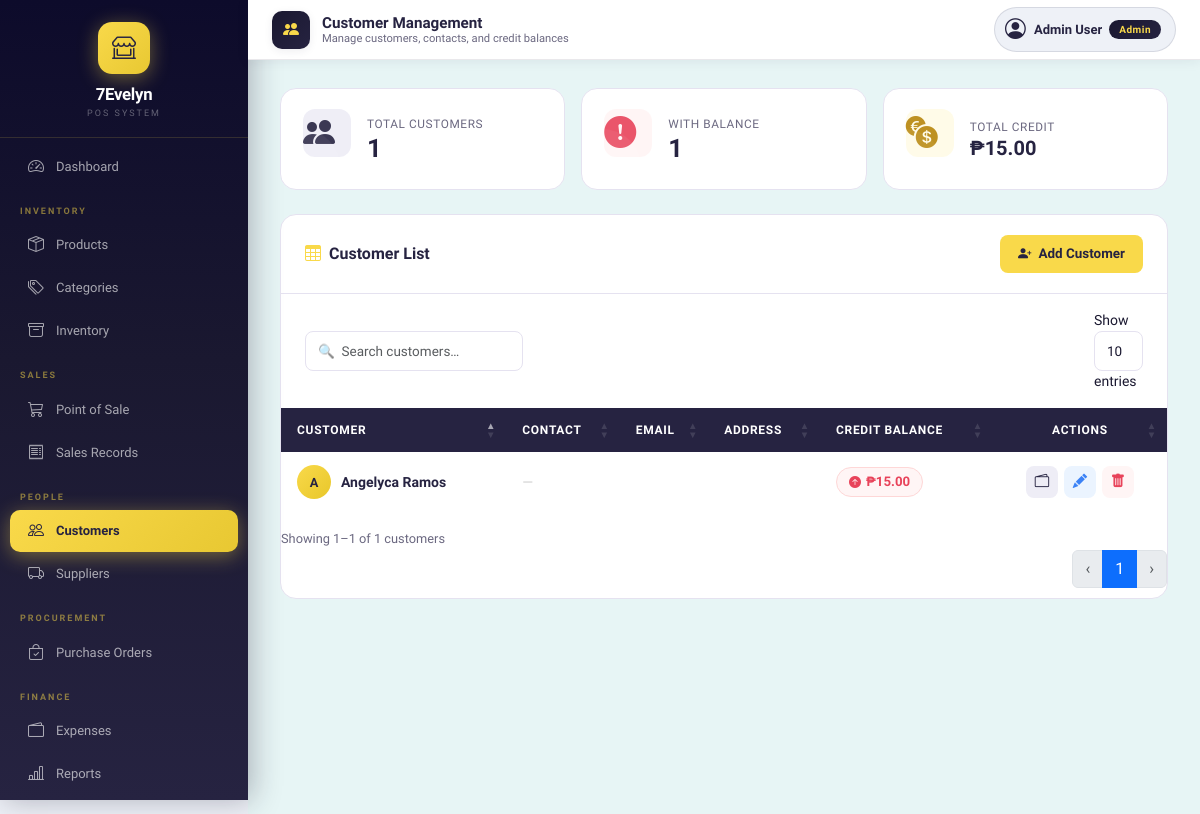
The app's page /frontend/customer.php (signed in), older data.
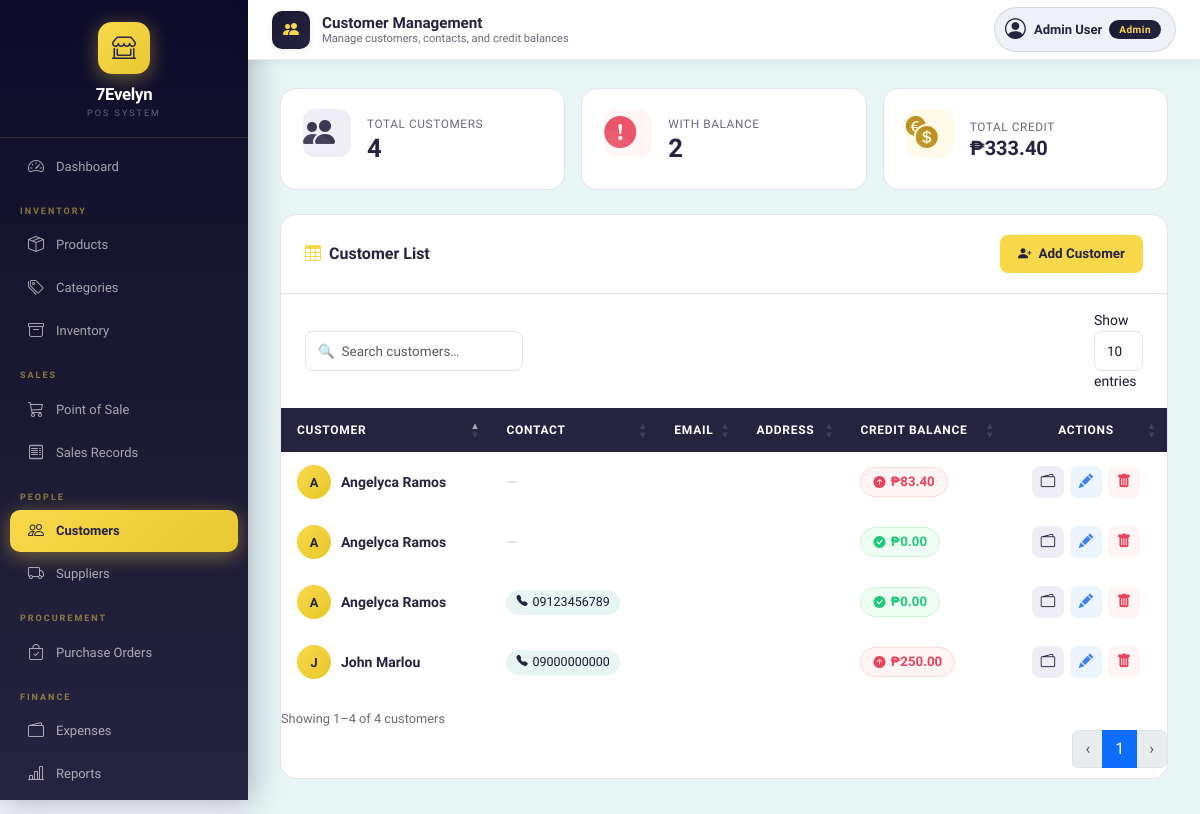
The same page, newer data.
### tables this page shows
CREATE TABLE `customer` (
  `customerID` int(11) NOT NULL,
  `customerName` varchar(100) NOT NULL,
  `contactNo` varchar(20) DEFAULT NULL,
  `email` varchar(80) DEFAULT NULL,
  `address` varchar(255) DEFAULT NULL,
  `credit_balance` decimal(10,2) NOT NULL DEFAULT 0.00,
  `dateCreated` timestamp NOT NULL DEFAULT current_timestamp(),
  `dateDeleted` date DEFAULT NULL
);

### frontend/customer.php (the view, shortened to what this page needs)
<?php
require_once '../backend/database.php';
$result = $conn->query("SELECT * FROM customer WHERE dateDeleted IS NULL ORDER BY customerName ASC");
$customers = [];
while($row = $result->fetch_assoc()) $customers[] = $row;
?>
<?php include 'header.php'; ?>
<?php include 'nav.php'; ?>
<?php
$totalCustomers  = count($customers);
$withCredit      = count(array_filter($customers, fn($c) => $c['credit_balance'] > 0));
$totalCredit     = array_sum(array_column($customers, 'credit_balance'));
?>
<?php
  $topbarTitle = 'Customer Management';
  $topbarIcon  = 'bi-people-fill';
  $topbarSub   = 'Manage customers, contacts, and credit balances';
  include 'topbar.php';
  ?>
<div class="cust-page no-print">
  <div class="stat-row">
    <div class="stat-card">
      <div class="stat-icon navy"><i class="bi bi-people-fill"></i></div>
      <div>
        <div class="stat-label">Total Customers</div>
        <div class="stat-value"><?php echo $totalCustomers; ?></div>
      </div>
    </div>
    <div class="stat-card">
      <div class="stat-icon red"><i class="bi bi-exclamation-circle-fill"></i></div>
      <div>
        <div class="stat-label">With Balance</div>
        <div class="stat-value"><?php echo $withCredit; ?></div>
      </div>
    </div>
    <div class="stat-card">
      <div class="stat-icon yellow"><i class="bi bi-currency-exchange"></i></div>
      <div>
        <div class="stat-label">Total Credit</div>
        <div class="stat-value" style="font-size:1.25rem;">₱<?php echo number_format($totalCredit, 2); ?></div>
      </div>
    </div>
  </div>
  <div class="main-card">
    <div class="main-card-header">
      <h6><i class="bi bi-table me-2" style="color:var(--brand-yellow);"></i>Customer List</h6>
      <?php if(in_array($_SESSION['roleName'], ['Admin','Cashier'])): ?>
      <button class="btn-add-cust" data-bs-toggle="modal" data-bs-target="#addCustomerModal">
        <i class="bi bi-person-plus-fill"></i> Add Customer
      </button>
      <?php endif; ?>
    </div>
    <div class="dt-controls" id="dt-search-area"></div>
    <div style="padding: 0 0 8px;">
      <table id="customerTable" class="table" style="margin:0;">
        <thead>
          <tr>
            <th>Customer</th>
            <th>Contact</th>
            <th>Email</th>
            <th>Address</th>
            <th>Credit Balance</th>
            <th style="text-align:center;">Actions</th>
          </tr>
        </thead>
        <tbody>
        <?php foreach($customers as $row):
          $initials = strtoupper(substr($row['customerName'], 0, 1));
          $creditClass = $row['credit_balance'] > 0 ? 'balance-positive' : 'balance-zero';
          $creditIcon  = $row['credit_balance'] > 0 ? 'bi-arrow-up-circle-fill' : 'bi-check-circle-fill';
        ?>
        <tr>
          <td>
            <div class="cust-name-cell">
              <div class="cust-avatar"><?php echo $initials; ?></div>
              <span class="cust-name"><?php echo htmlspecialchars($row['customerName']); ?></span>
            </div>
          </td>
          <td>
            <?php if(!empty($row['contactNo'])): ?>
              <span class="contact-chip"><i class="bi bi-telephone-fill" style="font-size:.7rem;color:var(--brand-navy);"></i><?php echo htmlspecialchars($row['contactNo']); ?></span>
            <?php else: ?><span style="color:#ccc;">—</span><?php endif; ?>
          </td>
          <td style="font-size:.83rem;color:var(--text-muted);"><?php echo htmlspecialchars($row['email'] ?? '—'); ?></td>
          <td><div class="addr-cell" title="<?php echo htmlspecialchars($row['address'] ?? ''); ?>"><?php echo htmlspecialchars($row['address'] ?? '—'); ?></div></td>
          <td>
            <span class="<?php echo $creditClass; ?>">
              <i class="bi <?php echo $creditIcon; ?>" style="font-size:.75rem;"></i>
              ₱<?php echo number_format($row['credit_balance'], 2); ?>
            </span>
          </td>
          <td>
            <div class="action-group">
              <?php if(in_array($_SESSION['roleName'], ['Admin','Owner','Cashier'])): ?>
              <button class="btn-action wallet" onclick="openCreditModal(<?php echo $row['customerID']; ?>)" title="Manage Credit">
                <i class="bi bi-wallet2"></i>
              </button>
              <?php endif; ?>
              <?php if($_SESSION['roleName']==='Admin'): ?>
              <button class="btn-action edit" onclick="openEditModal(<?php echo $row['customerID']; ?>)" title="Edit">
                <i class="bi bi-pencil-fill"></i>
              </button>
              <button class="btn-action del" onclick="openDeleteModal(<?php echo $row['customerID']; ?>, '<?php echo addslashes($row['customerName']); ?>')" title="Delete">
                <i class="bi bi-trash-fill"></i>
              </button>
              <?php endif; ?>
            </div>
          </td>
        </tr>
        <?php endforeach; ?>
        </tbody>
      </table>
    </div>
  </div>
</div>
</body></html>

### frontend/header.php (shortened to what this page needs)
<!DOCTYPE html>
<html lang="en">
<head>
<link href="https://cdn.jsdelivr.net/npm/bootstrap@5.3.2/dist/css/bootstrap.min.css" rel="stylesheet">
<link rel="stylesheet" href="https://cdn.jsdelivr.net/npm/bootstrap-icons@1.11.1/font/bootstrap-icons.css">
<link rel="stylesheet" href="https://cdn.datatables.net/1.13.7/css/dataTables.bootstrap5.min.css">
<link rel="stylesheet" href="assets/css/smpos.css">
</head>
<body>
<div class="main-wrapper">

### frontend/nav.php (shortened to what this page needs)
<?php
$currentPage = basename($_SERVER['PHP_SELF']);
function navActive($page, $current) {
    return $page === $current ? ' active' : '';
}
?>
<div class="sidebar">
    <div class="sidebar-brand">
        <div class="sidebar-logo" id="sidebarLogoWrap">
            <i class="bi bi-shop-window" id="sidebarLogoIcon"></i>
        </div>
        <div class="brand-name" id="sidebarBrandName">7Evelyn</div>
        <div class="brand-sub">POS System</div>
    </div>
    <div class="mt-2 pb-3">
        <a href="dashboard.php" class="<?php echo navActive('dashboard.php',$currentPage); ?>">
            <i class="bi bi-speedometer2"></i> Dashboard
        </a>
        <?php if(in_array($_SESSION['roleName'], ['Admin','Owner'])): ?>
        <div class="nav-section-label">Inventory</div>
        <a href="product.php"  class="<?php echo navActive('product.php',$currentPage); ?>"><i class="bi bi-box-seam"></i> Products</a>
        <a href="category.php" class="<?php echo navActive('category.php',$currentPage); ?>"><i class="bi bi-tags"></i> Categories</a>
        <a href="stocks.php"   class="<?php echo navActive('stocks.php',$currentPage); ?>"><i class="bi bi-archive"></i> Inventory</a>
        <?php elseif($_SESSION['roleName']==='Cashier'): ?>
        <div class="nav-section-label">Inventory</div>
        <a href="stocks.php"   class="<?php echo navActive('stocks.php',$currentPage); ?>"><i class="bi bi-archive"></i> Stock Viewer</a>
        <?php endif; ?>
        <div class="nav-section-label">Sales</div>
        <?php if(in_array($_SESSION['roleName'], ['Admin','Cashier'])): ?>
        <a href="pos.php"      class="<?php echo navActive('pos.php',$currentPage); ?>"><i class="bi bi-cart3"></i> Point of Sale</a>
        <?php endif; ?>
        <a href="sales.php"    class="<?php echo navActive('sales.php',$currentPage); ?>"><i class="bi bi-receipt"></i> Sales Records</a>
        <?php if(in_array($_SESSION['roleName'], ['Admin','Owner'])): ?>
        <div class="nav-section-label">People</div>
        <a href="customer.php" class="<?php echo navActive('customer.php',$currentPage); ?>"><i class="bi bi-people"></i> Customers</a>
        <a href="supplier.php" class="<?php echo navActive('supplier.php',$currentPage); ?>"><i class="bi bi-truck"></i> Suppliers</a>
        <?php elseif($_SESSION['roleName']==='Cashier'): ?>
        <div class="nav-section-label">People</div>
        <a href="customer.php" class="<?php echo navActive('customer.php',$currentPage); ?>"><i class="bi bi-people"></i> Customers</a>
        <?php endif; ?>
        <?php if(in_array($_SESSION['roleName'], ['Admin','Owner'])): ?>
        <div class="nav-section-label">Procurement</div>
        <a href="purchase.php" class="<?php echo navActive('purchase.php',$currentPage); ?>"><i class="bi bi-bag-check"></i> Purchase Orders</a>
        <div class="nav-section-label">Finance</div>
        <a href="expense.php"  class="<?php echo navActive('expense.php',$currentPage); ?>"><i class="bi bi-wallet2"></i> Expenses</a>
        <a href="reports.php"  class="<?php echo navActive('reports.php',$currentPage); ?>"><i class="bi bi-bar-chart-line"></i> Reports</a>
        <?php endif; ?>
        <?php if($_SESSION['roleName'] === 'Admin'): ?>
        <div class="nav-section-label">System</div>
        <?php endif; ?>
    </div>
</div>
<div class="main-content">

### frontend/topbar.php (shortened to what this page needs)
<?php
$topbarTitle = $topbarTitle ?? 'Page';
$topbarIcon  = $topbarIcon  ?? 'bi-house';
$topbarSub   = $topbarSub   ?? '';
?>
<div class="ev-topbar no-print">
    <div class="ev-topbar-left">
        <div class="ev-topbar-icon">
            <i class="bi <?php echo htmlspecialchars($topbarIcon); ?>"></i>
        </div>
        <div class="ev-topbar-text">
            <span class="ev-topbar-title"><?php echo htmlspecialchars($topbarTitle); ?></span>
            <?php if ($topbarSub): ?>
            <span class="ev-topbar-sub"><?php echo htmlspecialchars($topbarSub); ?></span>
            <?php endif; ?>
        </div>
    </div>
    <div class="ev-topbar-right">
        <div class="ev-user-badge">
            <i class="bi bi-person-circle ev-user-icon"></i>
            <div class="ev-user-info">
                <span class="ev-user-name"><?php echo htmlspecialchars($_SESSION['userName'] ?? ''); ?></span>
                <span class="ev-role-pill"><?php echo htmlspecialchars($_SESSION['roleName'] ?? ''); ?></span>
            </div>
        </div>
    </div>
</div>

### frontend/assets/smpos.css (style rules this page uses)
:root { --c-gold: #F9D94A; --c-gold-dark: #E8C832; --c-gold-dim: #f0c830; --c-gold-soft: #fef8d0; --c-gold-glow: rgba(249,217,74,0.35); --c-navy: #262341; --c-navy-deep: #1a1830; --c-navy-mid: #332f5a; --c-navy-light: #4a4778; --c-navy-10: rgba(38,35,65,0.08); --c-navy-20: rgba(38,35,65,0.15); --c-ice: #E7F5F5; --c-ice-dark: #cde8e8; --c-white: #ffffff; --c-success: #22c87a; --c-success-bg: #f0fdf4; --c-success-bdr: #c6f6d5; --c-danger: #e8435a; --c-danger-bg: #fff0f2; --c-danger-bdr: #fecdd3; --c-warning: #f59c2a; --c-warning-bg: #fffbeb; --c-warning-bdr: #fed7aa; --c-info: #3b82f6; --c-info-bg: #eff6ff; --c-info-bdr: #bfdbfe; --t-main: #1a1830; --t-mid: #4a4669; --t-muted: #6b6880; --t-light: #a09cb8; --s-bg: #EEF1F7; --s-card: #ffffff; --s-border: #e5e2f0; --s-border-dark: #cde8e8; --font-ui: 'Plus Jakarta Sans', system-ui, sans-serif; --font-mono: 'JetBrains Mono', 'Courier New', monospace; --r-xs: 6px; --r-sm: 8px; --r-md: 12px; --r-lg: 16px; --r-xl: 20px; --r-2xl: 28px; --sh-xs: 0 1px 4px rgba(38,35,65,0.06); --sh-sm: 0 2px 8px rgba(38,35,65,0.08); --sh-md: 0 6px 24px rgba(38,35,65,0.12); --sh-lg: 0 16px 48px rgba(38,35,65,0.16); --sh-gold: 0 4px 16px rgba(249,217,74,0.4); --g-navy: linear-gradient(135deg, #1a1830 0%, #262341 60%, #332f5a 100%); --g-gold: linear-gradient(135deg, #F9D94A 0%, #E8C832 100%); --g-teal: linear-gradient(135deg, #0EA5A0 0%, #0D8F8A 100%); --g-violet: linear-gradient(135deg, #6C63FF 0%, #4A43D9 100%); --g-danger: linear-gradient(135deg, #f43f5e 0%, #e11d48 100%); --g-success: linear-gradient(135deg, #10b981 0%, #059669 100%); --g-warning: linear-gradient(135deg, #f59e0b 0%, #d97706 100%); --sidebar-w: 248px; --topbar-h: 60px; --trans: all 0.2s cubic-bezier(0.4,0,0.2,1); }
*, *::before, *::after { box-sizing: border-box; }
body { font-family: var(--font-ui); background: var(--s-bg); color: var(--t-main); font-size: 14px; line-height: 1.5; margin: 0; }
.table th { font-size: 11px; font-weight: 700; letter-spacing: 0.5px; text-transform: uppercase; }
.table td { font-size: 13px; vertical-align: middle; }

Row changes from the older to the newer data that the page shows:
changed customer (number 1 of 4 on the later page): credit_balance "15.00" → "83.40"; credit_balance "1" → (not shown)
added customer: customerName "A", customerName "Angelyca Ramos", credit_balance "0.00"
added customer: customerName "A", customerName "Angelyca Ramos", contactNo "09123456789", credit_balance "0.00"
added customer: customerName "J", customerName "John Marlou", contactNo "09000000000", credit_balance "250.00"
Text that changed along with them:
$totalCustomers: "1" → "4"
$withCredit: (not shown) → "2"
$totalCredit: "15.00" → "333.40"
text written by a page script: "Showing 1–1 of 1 customers ‹ 1 ›" → "Showing 1–4 of 4 customers ‹ 1 ›"
